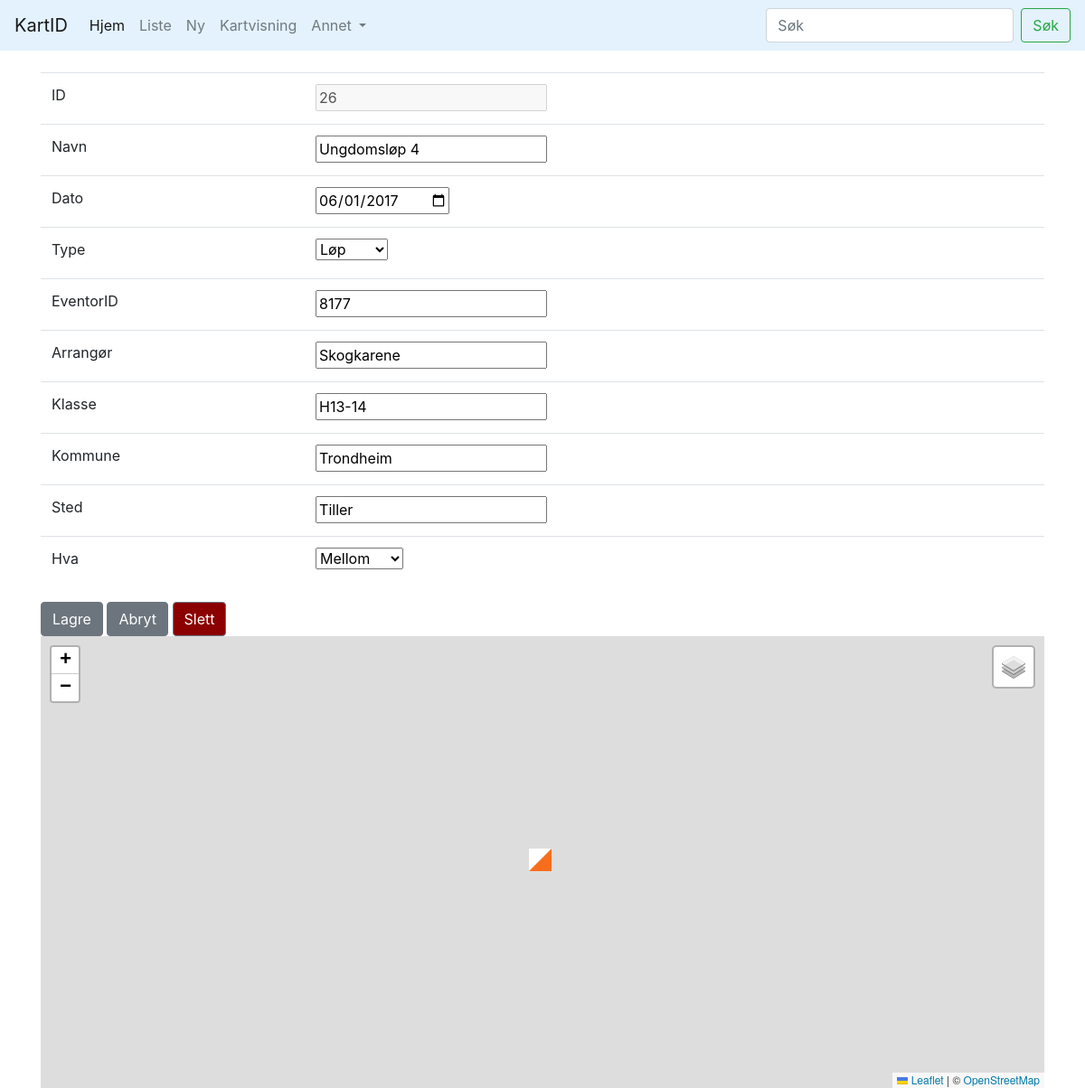
Screenshot of /rediger/26 with the database file from the repository.
### app.py (models this page shows, shortened)
class base(db.Model):
    nr = db.Column(db.Integer, primary_key=True)
    dato_lagd = db.Column(db.DateTime, default=datetime.now())
    navn = db.Column(db.String(200))
    dato = db.Column(db.Date)
    arr = db.Column(db.String(100))
    typ = db.Column(db.String(10))
    klasse = db.Column(db.String(10))
    kommune = db.Column(db.String(50))
    sted = db.Column(db.String(100))
    hva = db.Column(db.String(20))
    lat = db.Column(db.Float)
    lng = db.Column(db.Float)
    eventorID = db.Column(db.String(10))

### app.py (the view, shortened to what this page needs)
@app.route("/rediger/<int:id>", methods=["GET", "POST"])
def rediger(id):
    kart = base.query.get(id)
    if kart is not None:
        form = skjema()
        form.nr.data = kart.nr
        form.navn.data = kart.navn
        form.dato.data = kart.dato
        form.arr.data = kart.arr
        form.klasse.data = kart.klasse
        form.kommune.data = kart.kommune
        form.sted.data = kart.sted
        form.hva.data = kart.hva
        form.lat.data = kart.lat
        form.lng.data = kart.lng
        form.typ.data = kart.typ
        form.eventorID.data = kart.eventorID
        if form.lat.data is None:
            form.lat.data = 63.43
        if form.lng.data is None:
            form.lng.data = 10.39
        return render_template("rediger.html", form=form)
    else:
        print(3)
        return error_404(f"Fant ikke {id} i databasen, legg det til")

### app.py
class skjema(FlaskForm):
    nr = IntegerField("ID", validators=[DataRequired()])
    navn = StringField("Navn", validators=[DataRequired()])
    dato = DateField("Dato", validators=[DataRequired()])
    arr = StringField("Arrangør")
    klasse = StringField("Klasse")
    kommune = StringField("Kommune")
    sted = StringField("Sted")
    hva = SelectField('Hva', choices=[("Skog", "Skog"), ("Sprint", "Sprint"), ("Annet", "Annet"), ("Mellom", "Mellom"), ("Stafett", "Stafett"), ("Sprint", "Sprint"), ("Lang", "Lang"), ("Ultralang", "Ultralang"), ("Postplukk", "Postplukk"), ("Annet", "Annet")], validators=[DataRequired()])
    typ = SelectField('Type', choices=[("Løp", "Løp"), ("Trening", "Trening")], validators=[DataRequired()])
    eventorID = StringField("EventorID")
    lat = FloatField("Lat")
    lng = FloatField("Lng")
    lagre = SubmitField("Lagre")
    slett = SubmitField("Slett")

### templates/rediger.html (shortened to what this page needs)
{% extends 'base.html' %}
{% block content %}
<form method="post">
    <table class="table">
        <tr>
            <td>{{ form.nr.label }}</td>
            <td>{{ form.nr(disabled = "true") }}</td>
        </tr>
        <tr>
            <td>{{ form.navn.label }}</td>
            <td>{{ form.navn() }}</td>
        </tr>
        <tr>
            <td>{{ form.dato.label }}</td>
            <td>{{ form.dato() }}</td>
        </tr>
        <tr>
            <td>{{ form.typ.label }}</td>
            <td>{{ form.typ() }}</td>
        </tr>
        <tr id="eventorIDRow">
            <td>{{ form.eventorID.label }}</td>
            <td>{{ form.eventorID() }}</td>
        </tr>
        <tr>
            <td>{{ form.arr.label }}</td>
            <td>{{ form.arr() }}</td>
        </tr>
        <tr>
            <td>{{ form.klasse.label }}</td>
            <td>{{ form.klasse() }}</td>
        </tr>
        <tr>
            <td>{{ form.kommune.label }}</td>
            <td>{{ form.kommune() }}</td>
        </tr>
        <tr>
            <td>{{ form.sted.label }}</td>
            <td>{{ form.sted() }}</td>
        </tr>
        <tr>
            <td>{{ form.hva.label }}</td>
            <td>{{ form.hva() }}</td>
        </tr>
    </table>
    {{ form.lagre(onclick="a()", class="btn btn-secondary") }}
    <a href="{{ url_for('viser', id=form.nr.data) }}" class="btn btn-secondary">Abryt</a>
    {{ form.slett(class="btn btn-secondary", style="background-color: #8B0000") }}
</form>
<div id="map" style="height: 500px;"></div>
{% endblock %}

### rows the page displays
base: nr "26", navn "Ungdomsløp 4", dato "06/01/2017", typ "Løp", eventorID "8177", arr "Skogkarene", klasse "H13-14", kommune "Trondheim", sted "Tiller", hva "Mellom"
